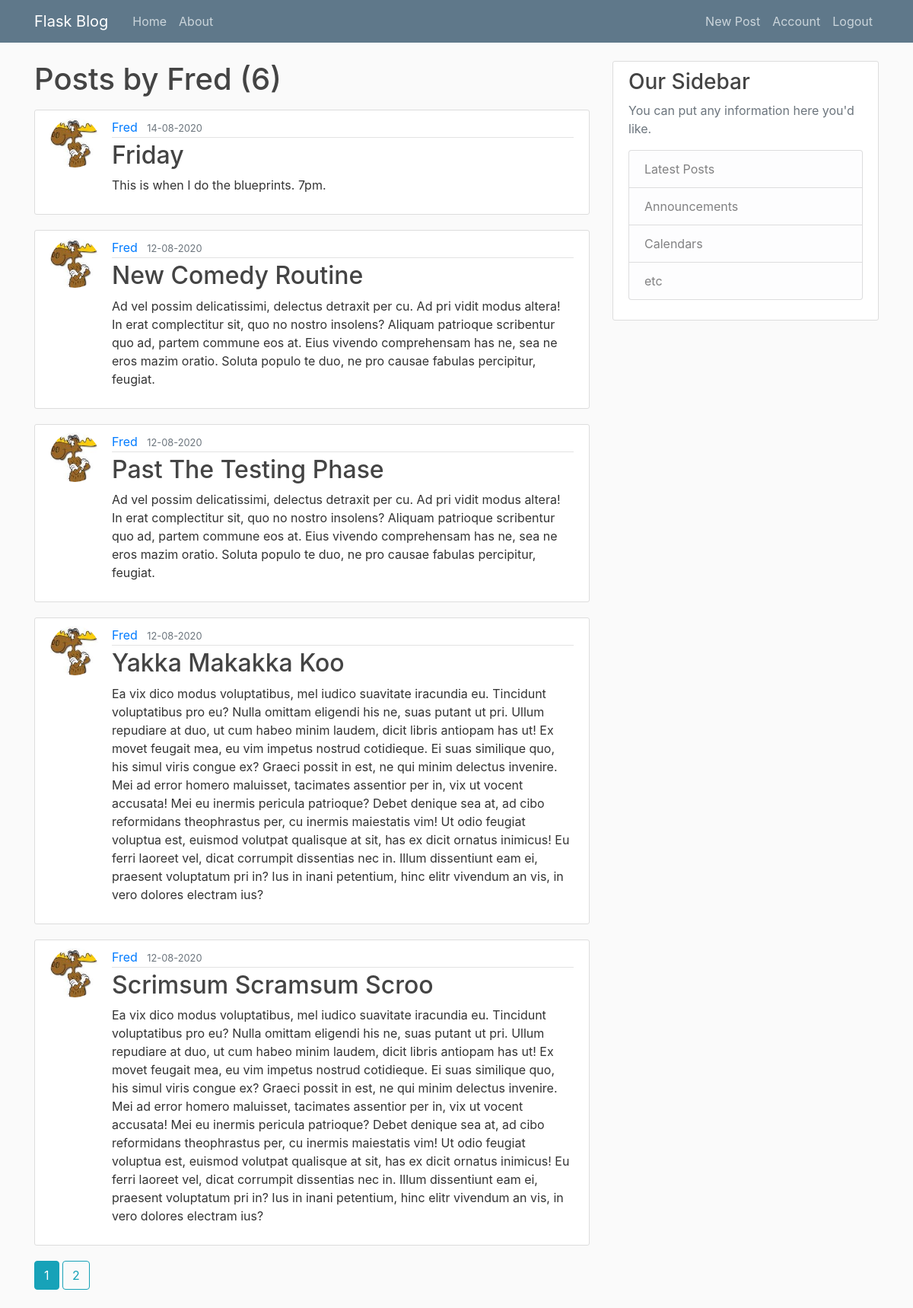
Screenshot of /user/Fred (signed in) with the database file from the repository.
### flaskblog/models.py (models this page shows, shortened)
class User(db.Model, UserMixin):
    id = db.Column(db.Integer, primary_key=True)
    username = db.Column(db.String(20), unique=True, nullable=False)
    email = db.Column(db.String(120), unique=True, nullable=False)
    image_file = db.Column(db.String(20), nullable=False,
                           default='default.jpg')
    password = db.Column(db.String(60), nullable=False)
    posts = db.relationship('Post', backref='author', lazy=True)

class Post(db.Model):
    id = db.Column(db.Integer, primary_key=True)
    title = db.Column(db.String(100), nullable=False)
    date_posted = db.Column(db.DateTime, nullable=False,
                            default=datetime.utcnow)
    content = db.Column(db.Text, nullable=False)
    user_id = db.Column(db.Integer, db.ForeignKey('user.id'), nullable=False)

### flaskblog/users/routes.py (the view)
@users.route("/user/<string:username>")
def user_posts(username):
    page = request.args.get('page', 1, type=int)
    user = User.query.filter_by(username=username).first_or_404()
    posts = Post.query.filter_by(author=user)\
        .order_by(Post.date_posted.desc())\
        .paginate(page=page, per_page=5)
    return render_template('user_posts.html', posts=posts, user=user)

### flaskblog/models.py (called while the page is built)
@login_manager.user_loader
def load_user(user_id):
    return User.query.get(int(user_id))

### flaskblog/templates/user_posts.html
{% extends "layout.html" %}
{% block content %}
    <h1 class="mb-3">Posts by {{user.username }} ({{ posts.total }})</h1>
    {% for post in posts.items %}
        <article class="media content-section">
            <img class="rounded-circle article-img" src="{{ url_for('static', filename='profile_pics/' + post.author.image_file) }}" alt="">
            <div class="media-body">
                <div class="article-metadata">
                    <a class="mr-2" href="{{ url_for('users.user_posts', username=post.author.username) }}}">{{ post.author.username }}</a>
                    <small class="text-muted">{{ post.date_posted.strftime('%d-%m-%Y') }}</small>
                </div>
                <h2><a class="article-title" href="{{ url_for('posts.post', post_id=post.id) }}">{{ post.title }}</a></h2>
                <p class="article-content">{{ post.content }}</p>
            </div>
        </article>
    {% endfor %}
    {% for page_num in posts.iter_pages(left_edge=1, right_edge=1, left_current=1, right_current=2) %}
        {% if page_num %}
            {% if posts.page == page_num %}
                <a class="btn btn-info mb-4" href="{{ url_for('users.user_posts', username=user.username, page=page_num) }}" >{{ page_num }}</a>
            {% else %}
                <a class="btn btn-outline-info mb-4" href="{{ url_for('users.user_posts', username=user.username, page=page_num) }}" >{{ page_num }}</a>
            {% endif %}
        {% else %}
            ...
        {% endif %}
    {% endfor %}
{% endblock content %}

### flaskblog/static/main.css (style rules this page uses)
body { background: #fafafa; color: #333333; margin-top: 5rem; }
h1, h2, h3, h4, h5, h6 { color: #444444; }
.content-section { background: #ffffff; padding: 10px 20px; border: 1px solid #dddddd; border-radius: 3px; margin-bottom: 20px; }
.article-title { color: #444444; }
.article-content { white-space: pre-line; }
.article-img { height: 65px; width: 65px; margin-right: 16px; }
.article-metadata { padding-bottom: 1px; margin-bottom: 4px; border-bottom: 1px solid #e3e3e3; }

### rows the page displays
User: username "Fred"
Post: image_file (picture), author.username "Fred", date_posted "14-08-2020", title "Friday", content "This is when I do the blueprints. 7pm."
Post: image_file (picture), author.username "Fred", date_posted "12-08-2020", title "New Comedy Routine", content "Ad vel possim delicatissimi, delectus detraxit per cu. Ad pri vidit modus altera! In erat complectitur sit, quo no nostro insolens? Aliquam patrioque scribentur quo ad, partem commune eos at. Eius vivendo comprehensam has ne, sea ne eros mazim oratio. Soluta populo te duo, ne pro causae fabulas percipitur, feugiat."
Post: image_file (picture), author.username "Fred", date_posted "12-08-2020", title "Past The Testing Phase", content "Ad vel possim delicatissimi, delectus detraxit per cu. Ad pri vidit modus altera! In erat complectitur sit, quo no nostro insolens? Aliquam patrioque scribentur quo ad, partem commune eos at. Eius vivendo comprehensam has ne, sea ne eros mazim oratio. Soluta populo te duo, ne pro causae fabulas percipitur, feugiat."
Post: image_file (picture), author.username "Fred", date_posted "12-08-2020", title "Yakka Makakka Koo", content "Ea vix dico modus voluptatibus, mel iudico suavitate iracundia eu. Tincidunt voluptatibus pro eu? Nulla omittam eligendi his ne, suas putant ut pri. Ullum repudiare at duo, ut cum habeo minim laudem, dicit libris antiopam has ut! Ex movet feugait mea, eu vim impetus nostrud cotidieque. Ei suas similique quo, his simul viris congue ex? Graeci possit in est, ne qui minim delectus invenire. Mei ad error homero maluisset, tacimates assentior per in, vix ut vocent accusata! Mei eu inermis pericula patrioque? Debet denique sea at, ad cibo reformidans theophrastus per, cu inermis maiestatis vim! Ut odio feugiat voluptua est, euismod volutpat qualisque at sit, has ex dicit ornatus inimicus! Eu…"
Post: image_file (picture), author.username "Fred", date_posted "12-08-2020", title "Scrimsum Scramsum Scroo", content "Ea vix dico modus voluptatibus, mel iudico suavitate iracundia eu. Tincidunt voluptatibus pro eu? Nulla omittam eligendi his ne, suas putant ut pri. Ullum repudiare at duo, ut cum habeo minim laudem, dicit libris antiopam has ut! Ex movet feugait mea, eu vim impetus nostrud cotidieque. Ei suas similique quo, his simul viris congue ex? Graeci possit in est, ne qui minim delectus invenire. Mei ad error homero maluisset, tacimates assentior per in, vix ut vocent accusata! Mei eu inermis pericula patrioque? Debet denique sea at, ad cibo reformidans theophrastus per, cu inermis maiestatis vim! Ut odio feugiat voluptua est, euismod volutpat qualisque at sit, has ex dicit ornatus inimicus! Eu…"

### other values shown
{{ posts.total }} "6"
{{ page_num }} "1"
{{ page_num }} "2"
